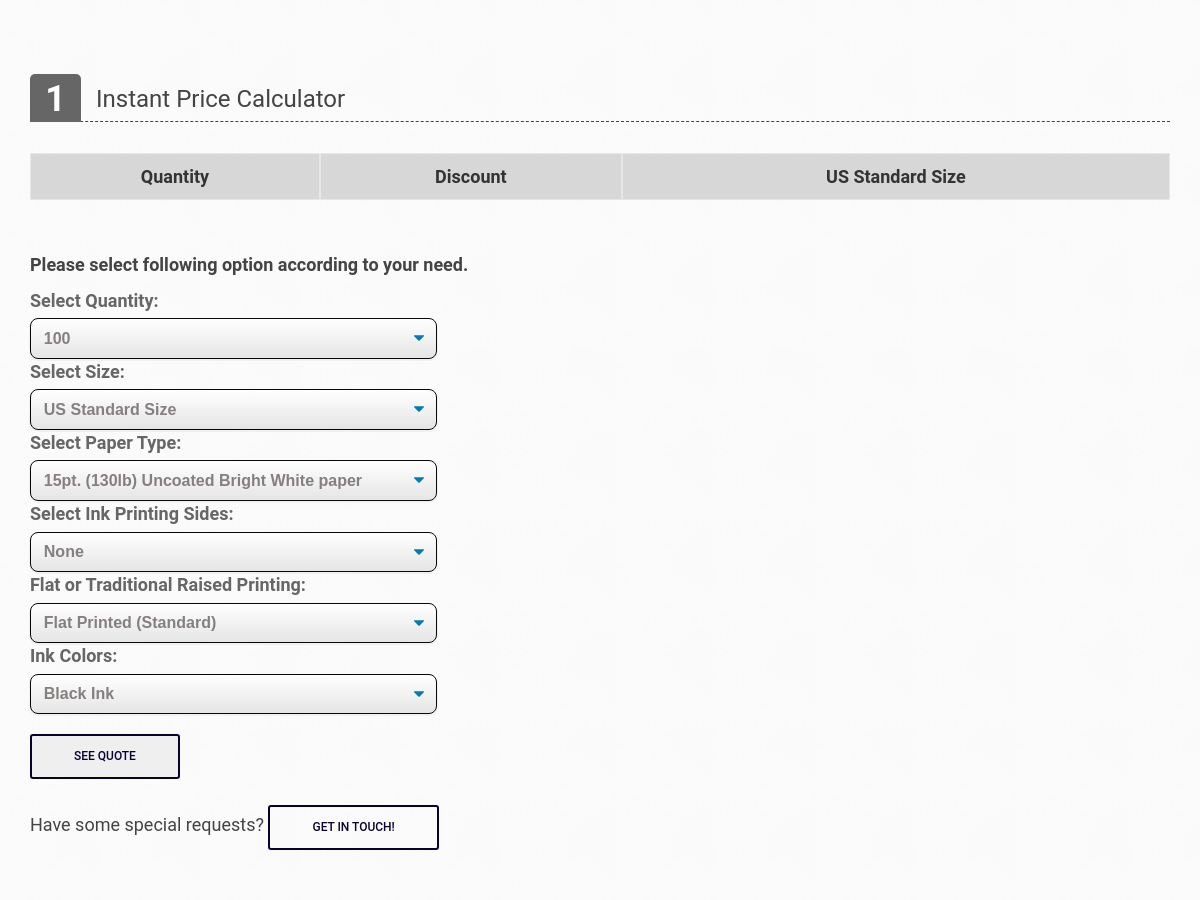
/business-cards/pantone-business-cards-detail (middle part), run on an earlier commit of the app's database.
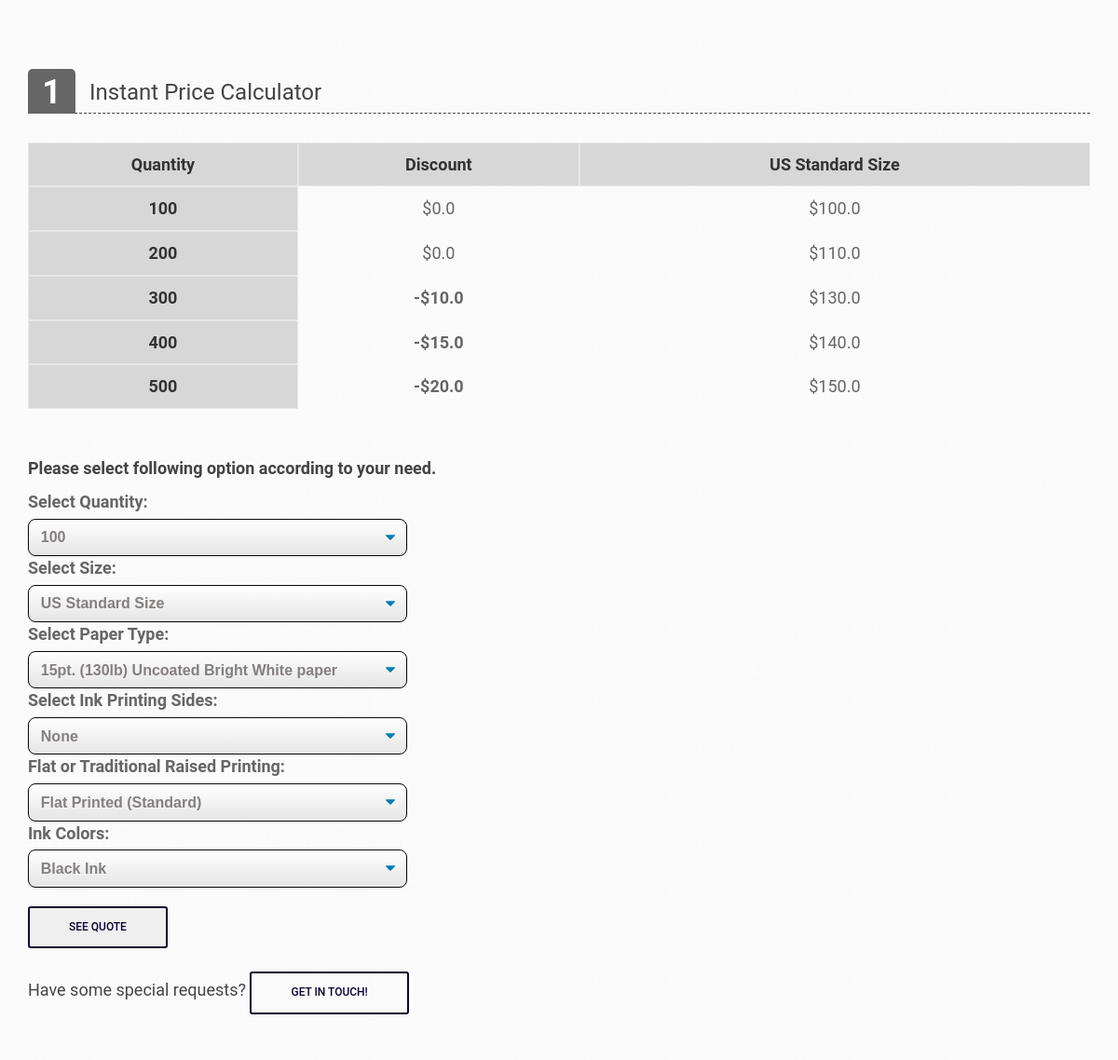
And on a later commit of the database.
### Business_Cards/models.py (models this page shows, shortened)
class pantone_business_cards_price(models.Model):
    US_Standard_Size = models.CharField(max_length=555, blank=True)
    quantity = models.PositiveIntegerField(default=0, blank=False, editable=True)
    price = models.FloatField(default=0, blank=False, editable=True, validators=[MinValueValidator(0.0)])
    Discount = models.FloatField(default=0, blank=False, editable=True, validators=[MinValueValidator(0.0)])
    Template = models.FileField(upload_to='static/Business_Cards_Templates', max_length=256, blank=True)
    class Meta:
        verbose_name = "5 - Pantone business cards"

### Business_Cards/views.py (the view)
# urls.py: path('pantone-business-cards-detail', Pantone_business_cards, name='pantone-business-cards-detail'),
def Pantone_business_cards(request):
    product = bc_products.objects.get(id=5)
    table = pantone_business_cards_price.objects.all()
    b_object = b_products.objects.all()
    bc_object = bc_products.objects.all()
    bs_object = bs_products.objects.all()
    lf_object = lf_products.objects.all()
    mp_object = mp_products.objects.all()
    urls_bc_aside = ["business-card-detail" , "edge-painted-detail", "foil-business-card-detail","raised-spot-uv-business-card-detail", "pantone-business-cards-detail", 'plastic-business-cards-detail', 'raised-ink-business-cards-detail' ]
    bc_aside = zip(urls_bc_aside,bc_object)
    urls_bs_aside =  ["/business-stationary/envelopes-detail", "/business-stationary/letterhead-detail", "/business-stationary/notepad-detail"]
    urls_lf_aside = ["/large-format/floor-stickers-detail", "/large-format/foamcore-poster-detail", "/large-format/poster-printing-detail", "/large-format/retractable-banners-detail", "/large-format/table-cover-detail"]
    urls_mp_aside = ["/marketing-products/calenders-detail", "/marketing-products/brouchers-flyers-detail" , "/marketing-products/postcards-detail", "/marketing-products/hangtags-detail", "/marketing-products/labels-and-stickers-detail" , "/marketing-products/ncr-forms-detail" , "/marketing-products/presentation-folder-detail", "custom-holiday-cards-detail"]
    b_urls = ["/boxes/pillow-boxes-detail", "/boxes/gable-boxes-detail" ,"/boxes/window-boxes-detail", "/boxes/mailer-boxes-detail" , "/boxes/kraft-boxes-detail", "/boxes/cosmetics-boxes-detail" ,"/boxes/sleeve-boxes-detail", "/boxes/display-boxes-detail", "/boxes/beverage-boxes-detail", "/boxes/candle-boxes-detail", "/boxes/auto-parts-boxes-detail", "/boxes/pizza-boxes-detail"]
    b_aside = zip(b_urls,b_object)
    mp_aside = zip(urls_mp_aside, mp_object)
    bs_aside = zip(urls_bs_aside, bs_object)
    bc_aside = zip(urls_bc_aside,bc_object)
    lf_aside = zip(urls_lf_aside, lf_object)
    menu = raised_spot_uv_business_cards_price.objects.all()
    menu1 = Extra_features.objects.all()
    if request.POST:
        var = request.POST
        quantity = var['quantity']
        size = var['size']
        paper_type = var['paper_type']
        sides = var['sides']
        color = var['color']
        printing_type = var['printing_type']
        print(size)
        type_quantity_query = pantone_business_cards_price.objects.filter(quantity=quantity).values('id','price')
        print(type_quantity_query)
        paper_price_query = Extra_features.objects.filter(paper_type=paper_type).values('paper_type_price')
        discount_query = pantone_business_cards_price.objects.filter(quantity=quantity).values('id', 'Discount')
        if sides == 'two_sided':
            sides_query = Extra_features.objects.filter(size=extra_size).values('id', 'size', 'second_side_price')
            print(sides_query)
            for u in sides_query:
                price_side = u['second_side_price']
                break
        else:
            price_side = 0
        for i in paper_price_query:
            price_paper = i['paper_type_price']
        for o in type_quantity_query:
            price_size_quantity = o['price']
        for y in discount_query:
            price_discount = y['Discount']
        total_price = ((float(price_paper) * float(quantity)) + (float(price_side) * float(quantity)) + price_size_quantity)
        print('----------')
        print(price_paper)
        print('----------')
        print(price_side)
        print('----------')
        print(price_size_quantity)
        print('----------')
        print(total_price)
        print('----------')
        print('-',price_discount)
        extra_f_dict = {"Size": size,
                        "paper_type": paper_type,
                        "sides": sides,
                        "color": color,
                        "printing_type": printing_type,}
        request.session['invoice'] = total_price
        request.session['label'] = product.Label
        request.session['discount'] = price_discount
        request.session['id'] = 5
        request.session['cat'] = 'bc_products'
        request.session['extra_f'] = extra_f_dict
        request.session['quantity'] = quantity
        print('Form Submitted')
    else:
        total_price = 0
        request.session['invoice'] = 0
        request.session['label'] = 0
        request.session['discount'] = 0
        print('Form Not Submitted')
    context = {
        'total_price' : total_price,
        "menu": menu,
        "menu1": menu1,
        "table" : table,
        "bc_product" : bc_object,
        "bs_product" : bs_object,
        "lf_product" : lf_object,
        "mp_product" : mp_object,
        "label" : product.Label,
        "bc_aside": bc_aside,
        "Description": product.Description,
        "image1" : product.image1,
        "image2" : product.image2,
        "image3" : product.image3,
        "bs_aside" : bs_aside,
        "lf_aside": lf_aside,
        "b_aside": b_aside,
        "mp_aside": mp_aside,
    }
    if request.POST:
        return redirect('/checkout')
    return render(request, "Business_Cards/pantone_cards.html", context)

### Business_Cards/templates/Business_Cards/pantone_cards.html (shortened to what the changed rows need)
{% extends 'base.html' %}
{% load static %}
{% block content %}
<main class="main" id="product-detail">
    <section class="add-to-cart-w">
        <div class="container">
            <div class="row">
                <div class="col-md-12 col-sm-12 product-options">
                    <div class="row">
                        <div class="option-grib-w col-md-12">
                            <div class="scroll-pane horizontal-only">
                                <table>
                                    <tr class="strikeout">
                                        <th>Quantity</th>
                                        <th>Discount</th>
                                        <th rowspan="1"> US Standard Size </th>
                                    </tr>
                                    {% for table in table %}
                                    <tr>
                                        <th>{{ table.quantity }} </th>
                                        <td>
                                            {% if table.Discount %}
                                            <strong> -${{ table.Discount }} </strong>
                                            {% else %}
                                            ${{ table.Discount }}
                                            {% endif %}
                                        </td>
                                        <td>
                                            ${{ table.price }}
                                        </td>
                                    </tr>
                                    {% endfor %}
                                </table>
                            </div>
                        </div>
                    </div>
                    <br>
                    <br>
                    <br>
                </div>
            </div>
        </div>
    </section>
</main>
{% endblock content %}

What changed in the data, as far as the page shows it:
added pantone_business_cards_price: quantity "100", Discount "0.0", price "100.0"
added pantone_business_cards_price: quantity "200", Discount "0.0", price "110.0"
added pantone_business_cards_price: quantity "300", Discount "10.0", price "130.0"
added pantone_business_cards_price: quantity "400", Discount "15.0", price "140.0"
added pantone_business_cards_price: quantity "500", Discount "20.0", price "150.0"
